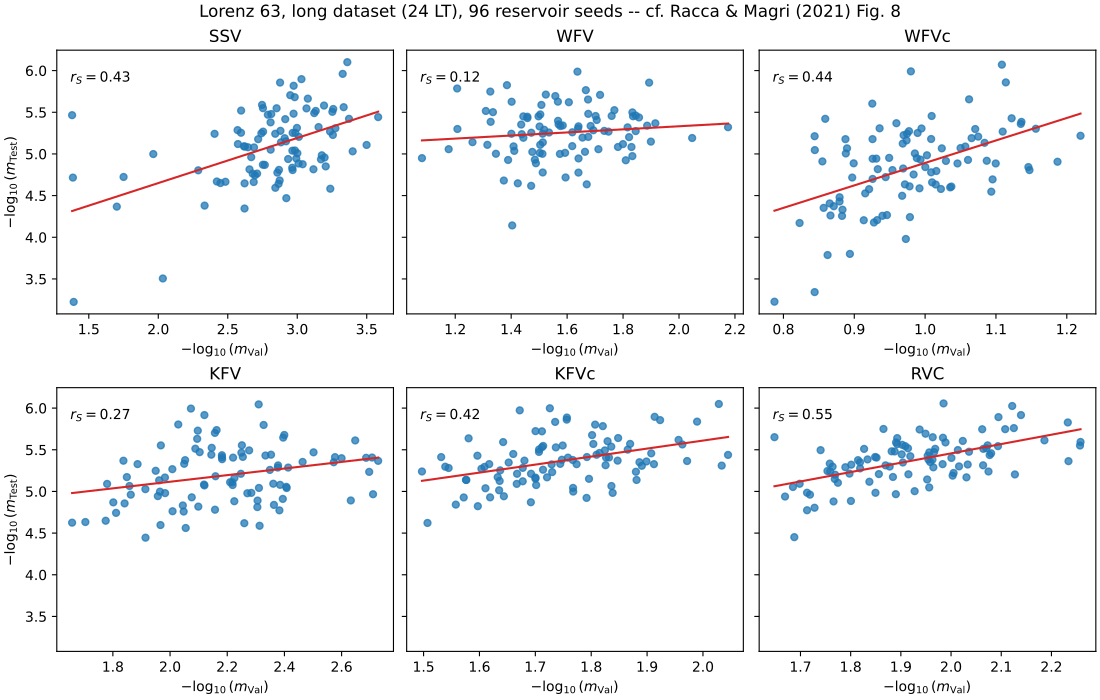

This figure's Python source:
"""Table-1 / Figure-8 comparison of validation strategies (Racca & Magri 2021) on Lorenz 63.

Reproduces, at reduced scale, the Sec. 5.1 model-free-ESN experiment of Racca &
Magri (2021), *Robust optimization and validation of echo state networks for
learning chaotic dynamics*, Neural Networks 142, 252-268 (arXiv:2103.03174):
how well does each validation strategy's selected-hyperparameter validation
error rank-predict the test error, over an ensemble of reservoir seeds?

Strategies (columns of Table 1):

- SSV:  single shot validation           (``EchoStateNetwork._SSV``),
- WFV:  walk forward validation          (``EchoStateNetwork._WFV``),
- WFVc: chaotic WFV                      (``_WFV`` with ``val_fold_step`` = 1 LT),
- KFV:  K-fold cross validation          (``EchoStateNetwork._KFV``),
- KFVc: chaotic KFV                      (``_KFV`` with ``val_fold_step`` = 1 LT),
- RVC:  chaotic recycle validation       (``_RVC_Noise``, the package default;
        its folds are spaced ~1 LT apart, the paper's RVc analogue).

The chaotic versions advance consecutive validation intervals by ONE LYAPUNOV
TIME instead of the validation-interval length, so the intervals overlap and
the fold count multiplies; the regular versions get their natural
non-overlapping fold count (requesting ``N_folds`` = 100 and letting the fold
geometry auto-reduce keeps the budget philosophy identical for all). WFVc is
the one exception to the open budget: ``_WFV`` derives its sliding
training-window length as what the folds leave over, so its chaotic fold
count is chosen to KEEP the regular WFV's training window (see
``wfv_chaotic_n_folds``) -- an open budget would collapse the window to a
couple of steps and the objective to noise. The paper's supplementary WFVc*
variant is not implemented: its Table-1 column is printed as '-'.

Datasets, in Lyapunov times (LT = 1/0.906, dt = 0.02 ~ 0.018 LT):

- short: washout 1 LT | train 8 LT | validation 3 LT   (12 LT total),
- long:  washout 2 LT | train 16 LT | validation 6 LT  (24 LT, double the
  train+val budget at the same 8:3 proportions).

Both are prefixes of one Lorenz 63 trajectory whose tail (past the long
dataset) is a SEPARATE common test set with ``N_TEST_WINDOWS`` starting points.

Per ensemble member (reservoir seed) and strategy, Bayesian hyperparameter
optimization (5x5 grid + 24 gp-hedge points) selects (rho, sigma_in) with
tikh fixed at 1e-11, and two numbers are recorded:

- m_Val:  the strategy's objective at the selected point, mapped back from its
  log10 scale (``10**bo_results['fun']``, the geometric-mean closed-loop
  normalized validation error over the folds);
- m_Test: closed-loop test error of the SAME hyperparameters with Wout
  RETRAINED on the full train+val series (a fresh ESN with
  ``hyperparameters_to_optimize=[]``, same seed and identical W/Win), scored
  as the geometric mean (log10-mean) over the test windows of the MSE of the
  range-normalized error over the first 2 LT of each closed-loop forecast.

m_Val is an MAE-like and m_Test an MSE-like quantity on different data, but
the Table-1 metric -- the Spearman rank correlation r_S between {m_Val} and
{m_Test} over the ensemble -- is invariant to such monotone rescalings.

The ENSEMBLE RUN: per dataset x strategy, the member with the lowest
validation objective is the network ``train(n_seeds=len(SEEDS))`` would keep
(same rule: argmin of ``bo_results['fun']``, and m_Val = 10**fun is monotone),
so the selection is evaluated from the per-member results already computed
instead of retraining. The selection table reports the kept member's test
error and prediction horizon against the ensemble median, and how many
members beat it on the test set (0% = validation picked the true best).

Outputs (written next to this script):
- stdout: Table-1-style table of r_S per dataset x strategy ('*' marks each
  row's maximum), then the ensemble-selection table,
- ``compare_validation_strategies.npz``: the tables + all per-member data
  (incl. the selected seed per cell),
- ``compare_validation_strategies.pdf``: page 1 = the Figure-8 scatter grid
  (2x3, long dataset, -log10(m_Test) vs -log10(m_Val), regression line, r_S
  annotated); page 2 = box plots of test log10(MSE) and prediction horizon
  per strategy (long dataset, separate axes), the selected member starred;
  page 3 = the two stdout tables verbatim (r_S + ensemble run).

Run:  conda run -n qlrom python scripts/compare_validation_strategies.py
      [--report-only]   # reload the npz and regenerate tables/figures only
"""
import os

# Workers must not oversubscribe BLAS (the linear algebra is tiny); set before numpy.
for _v in ('OMP_NUM_THREADS', 'OPENBLAS_NUM_THREADS', 'MKL_NUM_THREADS'):
    os.environ.setdefault(_v, '1')

import io  # noqa: E402
import sys  # noqa: E402
import time  # noqa: E402
import warnings  # noqa: E402
from concurrent.futures import ProcessPoolExecutor  # noqa: E402
from contextlib import redirect_stdout  # noqa: E402
from multiprocessing import get_context  # noqa: E402
from pathlib import Path  # noqa: E402

import matplotlib  # noqa: E402
import numpy as np  # noqa: E402
from matplotlib.backends.backend_pdf import PdfPages  # noqa: E402
from scipy.integrate import solve_ivp  # noqa: E402
from scipy.stats import spearmanr  # noqa: E402

from echostatenetwork import EchoStateNetwork  # noqa: E402

# ______________________________________________________________ experiment constants

LT = 1.0 / 0.906        # Lorenz 63 Lyapunov time
DT = 0.02               # ESN time step, ~0.018 LT per step
N_LT1 = int(round(LT / DT))  # one Lyapunov time in ESN steps (= 55)

N_UNITS = 100
TIKH = 1e-11            # fixed Tikhonov parameter
RHO_RANGE = (0.1, 1.0)  # spectral radius search range (paper Sec. 5.1)
# sigma_in is set as 10**x by the package (_reset_hyperparams), so the range is
# given in log10 to cover the paper's (0.5, 5) after the transform:
SIGMA_IN_RANGE = (np.log10(0.5), np.log10(5.0))
N_GRID = 5              # BHO: 5x5 initial grid ...
N_FUNC_EVALS = 49       # ... + 24 gp-hedge points
NOISE = 1e-3            # input noise regularization, identical for all strategies
N_FOLDS_MAX = 100       # requested folds; the fold geometry auto-reduces to what fits

SEEDS = np.arange(1, 97)  # reservoir-seed ensemble (paper: 50 networks; more
#                           seeds halve the sampling error of r_S, ~1/sqrt(n))

# Datasets: washout is inside t_train (the package's convention); t_val is the
# validation budget the strategies carve their folds from.
DATASETS = {
    'short': dict(t_wash=1.0 * LT, t_train=9.0 * LT, t_val=3.0 * LT),   # 12 LT
    'long': dict(t_wash=2.0 * LT, t_train=18.0 * LT, t_val=6.0 * LT),   # 24 LT
}

# name -> (EchoStateNetwork method, chaotic fold advance of 1 LT?)
STRATEGIES = {
    'SSV': ('_SSV', False),
    'WFV': ('_WFV', False),
    'WFVc': ('_WFV', True),
    'KFV': ('_KFV', False),
    'KFVc': ('_KFV', True),
    'RVC': ('_RVC_Noise', True),
}
TABLE_COLUMNS = ['SSV', 'WFV', 'WFVc', 'WFVc*', 'KFV', 'KFVc', 'RVC']

N_TEST_WINDOWS = 50               # test starting points on the common test tail
TEST_SPACING_LT = 2.0             # spacing between test starting points
T_WASH_TEST_LT = 1.0              # open-loop washout before each test forecast
T_FORECAST_LT = 5.0               # closed-loop forecast length per window
T_MSE_LT = 2.0                    # MSE window within each forecast
PH_THRESHOLD = 0.2                # prediction-horizon relative-error threshold

OUT_DIR = Path(__file__).resolve().parent

# ______________________________________________________________ data & geometry


def lorenz_time_series(n_steps, dt=DT, transient=20.0):
    """Integrate Lorenz 63 (sigma=10, rho=28, beta=8/3) and return ``n_steps``
    samples at spacing ``dt`` after discarding an on-attractor transient."""

    def rhs(_t, u):
        x, y, z = u
        return [10.0 * (y - x), x * (28.0 - z) - y, x * y - 8.0 / 3.0 * z]

    t_eval = transient + np.arange(n_steps) * dt
    sol = solve_ivp(rhs, (0.0, t_eval[-1]), [-8.0, 8.0, 27.0],
                    t_eval=t_eval, rtol=1e-9, atol=1e-12)
    return sol.y.T  # (n_steps, 3)


def dataset_steps(cfg):
    """(n_wash, n_train, n_val) in ESN steps, with the class's own rounding."""
    return (int(round(cfg['t_wash'] / DT)), int(round(cfg['t_train'] / DT)),
            int(round(cfg['t_val'] / DT)))


def wfv_chaotic_n_folds(cfg):
    """N_folds for the chaotic WFV: keep the REGULAR WFV's sliding
    training-window length and advance it by 1 LT instead of N_val -- the
    paper's definition of the subscript-c variant. _WFV derives the window as
    ``m = n_post - (K-1)*step - N_val``, so an open fold budget (N_FOLDS_MAX)
    would max K and collapse the training window to a couple of steps; K must
    instead follow from the fixed window."""
    n_wash, n_train, n_val = dataset_steps(cfg)
    n_post = (n_train + n_val - 1) - n_wash
    k_reg = 1 + (n_post - 1 - n_val) // n_val          # regular WFV fold count
    m_reg = n_post - (k_reg - 1) * n_val - n_val       # its training window
    return 1 + (n_post - m_reg - n_val) // N_LT1


def rvc_n_folds(cfg):
    """N_folds giving _RVC_Noise a fold spacing of ~1 LT (the paper's RVc):
    its folds are evenly spaced over usable_span = Nt - N_wash - N_val with
    spacing usable_span // (N_folds - 1)."""
    n_wash, n_train, n_val = dataset_steps(cfg)
    usable_span = (n_train + n_val - 1) - n_wash - n_val
    return usable_span // N_LT1 + 1


def fold_count(name, cfg):
    """Fold count each strategy realizes on a dataset (for the report header)."""
    n_wash, n_train, n_val = dataset_steps(cfg)
    n_post = (n_train + n_val - 1) - n_wash    # post-washout teacher-forced rows
    method, chaotic = STRATEGIES[name]
    step = N_LT1 if chaotic else n_val
    if method == '_SSV':
        return 1
    if method == '_WFV':
        return wfv_chaotic_n_folds(cfg) if chaotic else \
            min(N_FOLDS_MAX, 1 + (n_post - 1 - n_val) // step)
    if method == '_KFV':
        return min(N_FOLDS_MAX, 1 + (n_post - n_val) // step)
    return rvc_n_folds(cfg)                     # _RVC_Noise


# ______________________________________________________________ per-member task


def make_esn(data_wtv, seed, cfg, n_folds, val_fold_step, **overrides):
    """ESN configured per the (scaled) Sec. 5.1 setup; fresh reservoir per seed."""
    n_wash = dataset_steps(cfg)[0]
    kwargs = dict(
        dt=DT, upsample=1, seed=int(seed),
        N_units=N_UNITS, N_wash=n_wash,
        t_train=cfg['t_train'], t_val=cfg['t_val'],
        N_folds=n_folds, val_fold_step=val_fold_step,
        N_grid=N_GRID, N_func_evals=N_FUNC_EVALS,
        hyperparameters_to_optimize=['rho', 'sigma_in'],
        rho_range=RHO_RANGE, sigma_in_range=SIGMA_IN_RANGE,
        tikh=TIKH, tikh_range=[TIKH], noise=NOISE,
    )
    kwargs.update(overrides)
    return EchoStateNetwork(data_wtv.T, **kwargs)


def closed_loop_window(esn, test_data, start, n_wash, n_fc):
    """Wash out open-loop on ``test_data[start:start+n_wash]``, then forecast
    ``n_fc`` steps closed-loop. Returns (Y_pred, Y_true), aligned as in the
    package's validation strategies (prediction i <-> row start+n_wash+1+i)."""
    r = np.zeros((esn.N_units, 1))
    u = np.zeros((esn.N_dim, 1))
    for u_in in test_data[start:start + n_wash]:
        u, r = esn.step(u_in, r)
    y_pred = np.zeros((n_fc, esn.N_dim))
    for i in range(n_fc):
        u_in = esn.outputs_to_inputs(full_state=u)
        u, r = esn.step(u_in, r)
        y_pred[i] = u[:, 0]
    y_true = test_data[start + n_wash + 1:start + n_wash + 1 + n_fc]
    return y_pred, y_true


def score_member(esn, test_data, starts, comp_range, ph_norm):
    """Closed-loop MSE (range-normalized components, first T_MSE_LT of each
    forecast) and prediction horizon (threshold PH_THRESHOLD, in LT) per test
    window."""
    n_wash = int(round(T_WASH_TEST_LT * LT / DT))
    n_fc = int(round(T_FORECAST_LT * LT / DT))
    n_mse = int(round(T_MSE_LT * LT / DT))

    mse_w, horizon_w = [], []
    for s in starts:
        y_pred, y_true = closed_loop_window(esn, test_data, s, n_wash, n_fc)
        err = (y_pred - y_true) / comp_range  # range-normalized error
        mse_w.append(np.mean(err[:n_mse] ** 2))
        rel = np.linalg.norm(err, axis=1) / ph_norm
        above = np.flatnonzero(rel > PH_THRESHOLD)
        n_ph = above[0] + 1 if above.size else n_fc  # cap at the forecast length
        horizon_w.append(n_ph * DT / LT)
    return np.array(mse_w), np.array(horizon_w)


def member_task(task):
    """One (dataset, strategy, seed) member: BHO with the strategy -> m_Val,
    retrain Wout on the full train+val series with the selected
    hyperparameters -> m_Test + horizon on the common test tail."""
    warnings.filterwarnings('ignore', category=DeprecationWarning)
    cfg = DATASETS[task['dataset']]
    method, chaotic = STRATEGIES[task['strategy']]
    if method == '_RVC_Noise':
        n_folds = rvc_n_folds(cfg)
    elif method == '_WFV' and chaotic:
        n_folds = wfv_chaotic_n_folds(cfg)  # keep WFV's training-window length
    else:
        n_folds = N_FOLDS_MAX
    val_fold_step = N_LT1 if (chaotic and method != '_RVC_Noise') else None

    t0 = time.perf_counter()
    with redirect_stdout(io.StringIO()):
        # ---- validation phase: BHO of (rho, sigma_in) with this strategy
        esn = make_esn(task['data_wtv'], task['seed'], cfg, n_folds, val_fold_step)
        esn.train(task['data_wtv'], plot_training=False,
                  validation_strategy=getattr(EchoStateNetwork, method))
        # the strategy's objective at the selected point is a log10 error;
        # map back so m_Val is a positive MSE-like quantity (rank-preserving)
        m_val = 10.0 ** esn.bo_results['fun']

        # ---- test phase: fresh ESN, same seed and IDENTICAL W/Win, selected
        # hyperparameters fixed (no BHO), Wout retrained on full train+val
        esn_t = make_esn(task['data_wtv'], task['seed'], cfg, n_folds, None,
                         hyperparameters_to_optimize=[],
                         rho=float(esn.rho), sigma_in=float(esn.sigma_in),
                         tikh=float(esn.tikh))
        esn_t.W = esn.W.copy()
        esn_t.Win = esn.Win.copy()
        esn_t.train(task['data_wtv'], plot_training=False)

        mse_w, horizon_w = score_member(esn_t, task['data_test'], task['starts'],
                                        task['comp_range'], task['ph_norm'])
    log10_mse_w = np.log10(mse_w)
    m_test = 10.0 ** log10_mse_w.mean()  # geometric mean over the test windows

    return dict(dataset=task['dataset'], strategy=task['strategy'],
                seed=int(task['seed']), m_val=float(m_val), m_test=float(m_test),
                log10_mse_windows=log10_mse_w, horizon_windows=horizon_w,
                horizon_mean=float(horizon_w.mean()), rho=float(esn.rho),
                sigma_in=float(esn.sigma_in), tikh=float(esn.tikh),
                wall=time.perf_counter() - t0)


# ______________________________________________________________ reporting


def rs_table(r_s):
    """Table-1-style stdout table: rows = datasets, columns = strategies (with
    the unimplemented WFVc* as '-'), '*' marks each row's maximum."""
    lines = ['Spearman rank correlation r_S between m_Val and m_Test '
             f'({len(SEEDS)} reservoir seeds):', '']
    header = f'{"dataset":>8} |' + ''.join(f'{c:>8}' for c in TABLE_COLUMNS)
    lines += [header, '-' * len(header)]
    for ds in DATASETS:
        best = max(r_s[ds].values())
        row = f'{ds:>8} |'
        for col in TABLE_COLUMNS:
            if col not in r_s[ds]:
                row += f'{"-":>8}'
            else:
                mark = '*' if r_s[ds][col] == best else ''
                row += f'{r_s[ds][col]:.2f}{mark}'.rjust(8)
        lines.append(row)
    lines.append("('*' marks the row maximum; WFVc* is the paper's "
                 'supplementary variant, not implemented)')
    return '\n'.join(lines)


def selected_member(results, ds, name):
    """Index (in SEEDS order) of the member ``train(n_seeds=...)`` would keep for
    this cell: the lowest validation objective, argmin of ``bo_results['fun']``
    -- identical to argmin m_Val since 10**x is monotone."""
    return int(np.argmin([r['m_val'] for r in results[ds][name]]))


def selection_table(results):
    """Ensemble-run report: per dataset x strategy, the test error and prediction
    horizon of the best-by-validation member vs the ensemble median, and the
    fraction of members with strictly lower test error ('beaten by')."""
    lines = [f'Ensemble run: best of {len(SEEDS)} seeds by validation score '
             '(the member train(n_seeds=...) keeps) vs the ensemble:', '']
    header = (f'{"dataset":>8} {"strategy":>9} | {"log10 m_test":>13} {"median":>8} '
              f'{"beaten by":>10} | {"PH [LT]":>8} {"median":>8}')
    lines += [header, '-' * len(header)]
    for ds in DATASETS:
        for name in STRATEGIES:
            m_test = np.array([r['m_test'] for r in results[ds][name]])
            ph = np.array([r['horizon_mean'] for r in results[ds][name]])
            i = selected_member(results, ds, name)
            pct = 100.0 * np.mean(m_test < m_test[i])
            lines.append(f'{ds:>8} {name:>9} | {np.log10(m_test[i]):13.2f} '
                         f'{np.log10(np.median(m_test)):8.2f} {pct:9.0f}% | '
                         f'{ph[i]:8.2f} {np.median(ph):8.2f}')
    lines.append("('beaten by' = share of members with lower test error than the "
                 'selected one; 0% = validation picked the true best)')
    return '\n'.join(lines)


def make_figure8(results, r_s, pdf):
    """Page 1: Figure-8 scatter grid for the long dataset -- one panel per
    strategy, -log10(m_Test) vs -log10(m_Val), regression line, r_S annotated."""
    import matplotlib.pyplot as plt

    fig, axs = plt.subplots(2, 3, figsize=(11.0, 7.0), layout='constrained',
                            sharey=True)
    for ax, name in zip(axs.flat, STRATEGIES):
        x = -np.log10([r['m_val'] for r in results['long'][name]])
        y = -np.log10([r['m_test'] for r in results['long'][name]])
        ax.plot(x, y, 'o', ms=5, color='tab:blue', alpha=0.75)
        a, b = np.polyfit(x, y, 1)
        xx = np.array([x.min(), x.max()])
        ax.plot(xx, a * xx + b, '-', color='tab:red', lw=1.5)
        ax.set_title(name)
        ax.text(0.04, 0.92, f'$r_S = {r_s["long"][name]:.2f}$',
                transform=ax.transAxes, va='top')
        ax.set_xlabel(r'$-\log_{10}(m_\mathrm{Val})$')
    for ax in axs[:, 0]:
        ax.set_ylabel(r'$-\log_{10}(m_\mathrm{Test})$')
    fig.suptitle(f'Lorenz 63, long dataset (24 LT), {len(SEEDS)} reservoir seeds '
                 '-- cf. Racca & Magri (2021) Fig. 8')
    pdf.savefig(fig)
    plt.close(fig)


def make_boxplots(results, pdf):
    """Page 2: box plots (separate axes) of test log10(MSE) and prediction
    horizon per strategy, long dataset."""
    import matplotlib.pyplot as plt

    names = list(STRATEGIES)
    fig, axs = plt.subplots(1, 2, figsize=(10.0, 4.2), layout='constrained')
    per_strategy = {
        'log10_mse': [[np.log10(r['m_test']) for r in results['long'][n]] for n in names],
        'horizon': [[r['horizon_mean'] for r in results['long'][n]] for n in names],
    }
    sel = {n: selected_member(results, 'long', n) for n in names}
    for ax, key, label in [(axs[0], 'log10_mse', r'test $\log_{10}$(MSE)'),
                           (axs[1], 'horizon', 'prediction horizon [LT]')]:
        vals = per_strategy[key]
        ax.boxplot(vals, tick_labels=names, whis=(0, 100))
        rng = np.random.default_rng(0)
        for k, v in enumerate(vals):  # individual ensemble members
            ax.plot(k + 1 + rng.uniform(-0.12, 0.12, size=len(v)), v,
                    'o', ms=4, color='tab:gray', alpha=0.6)
        for k, n in enumerate(names):  # the member train(n_seeds=...) keeps
            ax.plot(k + 1, vals[k][sel[n]], '*', ms=14, color='tab:red', zorder=3,
                    label='selected by validation' if k == 0 else None)
        ax.set_xlabel('validation strategy')
        ax.set_ylabel(label)
    axs[0].legend(loc='upper right', frameon=False)
    fig.suptitle(f'Lorenz 63, long dataset, ensemble of {len(SEEDS)} reservoir '
                 f'seeds ({N_TEST_WINDOWS} test windows each)')
    pdf.savefig(fig)
    plt.close(fig)


def make_table_page(table, sel_table, pdf):
    """Page 3: the stdout tables (r_S + ensemble run), verbatim, as a monospace
    text page -- rs_table/selection_table already return column-aligned strings."""
    import matplotlib.pyplot as plt

    fig = plt.figure(figsize=(11.0, 7.0))
    fig.text(0.03, 0.97, table + '\n\n' + sel_table,
             family='monospace', fontsize=8, va='top')
    pdf.savefig(fig)
    plt.close(fig)


# ______________________________________________________________ main


def build_tasks():
    """Generate the common trajectory and the full (dataset x strategy x seed)
    task list. Both datasets are prefixes of one trajectory; the test tail
    starts after the LONG dataset and is common to both."""
    n_wtv = {ds: sum(dataset_steps(cfg)[1:]) for ds, cfg in DATASETS.items()}
    n_wash_test = int(round(T_WASH_TEST_LT * LT / DT))
    n_fc = int(round(T_FORECAST_LT * LT / DT))
    spacing = int(round(TEST_SPACING_LT * LT / DT))
    starts = [w * spacing for w in range(N_TEST_WINDOWS)]
    n_test = starts[-1] + n_wash_test + 1 + n_fc

    data = lorenz_time_series(max(n_wtv.values()) + n_test)
    data_test = data[max(n_wtv.values()):]

    tasks = []
    for ds, cfg in DATASETS.items():
        data_wtv = data[:n_wtv[ds]]
        # normalization shared by every member of this dataset: component range
        # of the train+val window (the paper normalizes by the max variation)
        # and the time-averaged normalized state magnitude (prediction horizon)
        comp_range = data_wtv.max(axis=0) - data_wtv.min(axis=0)
        ph_norm = np.sqrt(np.mean(np.sum((data_test / comp_range) ** 2, axis=1)))
        for name in STRATEGIES:
            for seed in SEEDS:
                tasks.append(dict(dataset=ds, strategy=name, seed=int(seed),
                                  data_wtv=data_wtv, data_test=data_test,
                                  starts=starts, comp_range=comp_range,
                                  ph_norm=ph_norm))
    return tasks


def load_results():
    """Rebuild the per-member results structure from a previous run's npz, for
    ``--report-only``: regenerate tables and figures without retraining."""
    z = np.load(OUT_DIR / 'compare_validation_strategies.npz', allow_pickle=False)
    scalars = ['m_val', 'm_test', 'horizon_mean', 'rho', 'sigma_in', 'tikh', 'wall']
    return {ds: {name: [
        dict(dataset=ds, strategy=name, seed=int(s),
             **{key: float(z[f'{ds}_{name}_{key}'][j]) for key in scalars},
             log10_mse_windows=z[f'{ds}_{name}_log10_mse_windows'][j],
             horizon_windows=z[f'{ds}_{name}_horizon_windows'][j])
        for j, s in enumerate(z['seeds'])] for name in STRATEGIES} for ds in DATASETS}


def main(report_only=False):
    matplotlib.use('Agg')
    t_start = time.perf_counter()

    counts = {ds: {name: fold_count(name, cfg) for name in STRATEGIES}
              for ds, cfg in DATASETS.items()}
    print('Racca & Magri (2021) Table-1/Figure-8 protocol on Lorenz 63')
    print(f'ensemble: {len(SEEDS)} reservoir seeds | BHO: {N_GRID}x{N_GRID} grid '
          f'+ {N_FUNC_EVALS - N_GRID ** 2} gp-hedge points | N_units={N_UNITS}, '
          f'tikh={TIKH:g}')
    print('folds realized (short/long): ' + ', '.join(
        f'{name} {counts["short"][name]}/{counts["long"][name]}' for name in STRATEGIES))

    if report_only:
        results = load_results()
        print('--report-only: reloaded the per-member results from '
              f'{OUT_DIR / "compare_validation_strategies.npz"}')
    else:
        tasks = build_tasks()
        n_workers = min(len(tasks), os.cpu_count() - 4)
        print(f'{len(tasks)} member trainings on {n_workers} workers ...', flush=True)

        results = {ds: {name: [None] * len(SEEDS) for name in STRATEGIES} for ds in DATASETS}
        n_done = 0
        with ProcessPoolExecutor(max_workers=n_workers, mp_context=get_context('spawn')) as ex:
            for r in ex.map(member_task, tasks, chunksize=1):
                results[r['dataset']][r['strategy']][np.flatnonzero(SEEDS == r['seed'])[0]] = r
                n_done += 1
                if n_done % 50 == 0 or n_done == len(tasks):
                    print(f'  {n_done}/{len(tasks)} members done '
                          f'({time.perf_counter() - t_start:.0f} s)', flush=True)

    # ------------------------------------------------------------ r_S per cell
    r_s, nan_report = {}, []
    for ds in DATASETS:
        r_s[ds] = {}
        for name in STRATEGIES:
            m_val = np.array([r['m_val'] for r in results[ds][name]])
            m_test = np.array([r['m_test'] for r in results[ds][name]])
            if not (np.all(np.isfinite(m_val)) and np.all(np.isfinite(m_test))):
                nan_report.append((ds, name))
            r_s[ds][name] = float(spearmanr(m_val, m_test).statistic)

    table = rs_table(r_s)
    print('\n' + table)
    sel_table = selection_table(results)
    print('\n' + sel_table)
    print('\nNaN check: ' + ('all m_Val/m_Test finite' if not nan_report else
                             f'NON-FINITE values in {nan_report}'))

    # ------------------------------------------------------------------ outputs
    npz = {'seeds': np.asarray(SEEDS), 'dt': DT, 'lyapunov_time': LT,
           'ph_threshold': PH_THRESHOLD, 'datasets': list(DATASETS),
           'strategies': list(STRATEGIES), 'table': table,
           'selection_table': sel_table,
           'r_s': np.array([[r_s[ds][n] for n in STRATEGIES] for ds in DATASETS])}
    for ds in DATASETS:
        for name in STRATEGIES:
            for key in ['m_val', 'm_test', 'horizon_mean', 'rho', 'sigma_in',
                        'tikh', 'wall']:
                npz[f'{ds}_{name}_{key}'] = np.array([r[key] for r in results[ds][name]])
            for key in ['log10_mse_windows', 'horizon_windows']:
                npz[f'{ds}_{name}_{key}'] = np.stack([r[key] for r in results[ds][name]])
            npz[f'{ds}_{name}_selected_seed'] = int(
                SEEDS[selected_member(results, ds, name)])
    np.savez(OUT_DIR / 'compare_validation_strategies.npz', **npz)

    with PdfPages(OUT_DIR / 'compare_validation_strategies.pdf') as pdf:
        make_figure8(results, r_s, pdf)
        make_boxplots(results, pdf)
        make_table_page(table, sel_table, pdf)

    print(f'\nSaved {OUT_DIR / "compare_validation_strategies.npz"}')
    print(f'Saved {OUT_DIR / "compare_validation_strategies.pdf"}')
    print(f'Total runtime: {time.perf_counter() - t_start:.1f} s')


if __name__ == '__main__':
    main(report_only='--report-only' in sys.argv)
